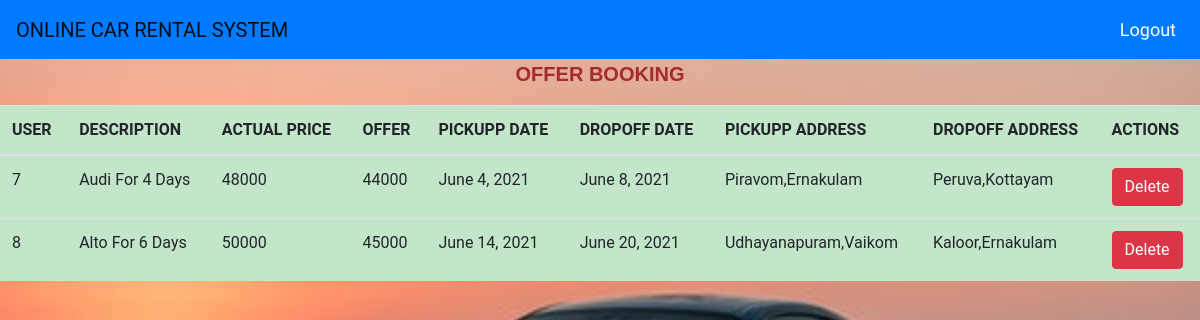
/viewofferbooking/ (signed in), run on the app's committed database.
### sample/models.py (models this page shows)
class OfferBooking(models.Model):
    user=models.ForeignKey(User,on_delete=models.CASCADE)
    booking_date = models.DateField(auto_now=True)
    pickup_date = models.DateField(default="1999-12-14")
    dropoff_date = models.DateField(default="1999-12-14")
    pickup_address = models.CharField(max_length=100)
    dropoff_address = models.CharField(max_length=100)
    offers=models.ForeignKey(Offers,on_delete=models.CASCADE)

class Offers(models.Model):
    title =models.CharField(max_length=200)
    description = models.TextField(max_length=100)
    image = models.FileField(upload_to='offers',max_length=300)
    actual_price = models.BigIntegerField()
    offer= models.BigIntegerField()

### sample/views.py (the view)
# urls.py: path('viewofferbooking/',view_offerbooking,name='viewofferbooking'),
@login_required(login_url="/login/")
def view_offerbooking(request):
    book = OfferBooking.objects.all()
    offer = Offers()
    return render(request,'view_offerbooking.html',{'data':book,'offers':offer})

### sample/templates/view_offerbooking.html (shortened to what this page needs)
{% extends 'adminbase.html' %}
{% block content %}
{% load static %}
<!DOCTYPE html>
<html lang="en">
<head>
    <link rel="stylesheet" href="https://maxcdn.bootstrapcdn.com/bootstrap/4.0.0/css/bootstrap.min.css">
</head>
<body>
    <div class="head">
        <p>OFFER BOOKING</p>
    </div>
    <table class="table table-success table-strip">
        <thead>
            <th>USER</th>
            <th>DESCRIPTION</th>
            <th>ACTUAL PRICE</th>
            <th>OFFER</th>
            <th>PICKUPP DATE</th>
            <th>DROPOFF DATE</th>
            <th>PICKUPP ADDRESS</th>
            <th>DROPOFF ADDRESS</th>
            <th>ACTIONS</th>
        </thead>
        <tbody>
            {% for d in data %}
            <tr>
                <td>{{d.user_id}}</td>
                <td>{{d.offers.description}}</td>
                <td>{{d.offers.actual_price}}</td>
                <td>{{d.offers.offer}}</td>
                <td>{{d.pickup_date}}</td>
                <td>{{d.dropoff_date}}</td>
                <td>{{d.pickup_address}}</td>
                <td>{{d.dropoff_address}}</td>
                <td><a href="{% url 'delete_offerbooking' d.id %}" class="btn btn-danger">Delete</a>
                </td>
            </tr>
            {% endfor %}
        </tbody>
    </table>
</body>
</html>
{% endblock content %}

### data on the page
OfferBooking: user_id "7", offers.description "Audi For 4 Days", offers.actual_price "48000", offers.offer "44000", pickup_date "June 4, 2021", dropoff_date "June 8, 2021", pickup_address "Piravom,Ernakulam", dropoff_address "Peruva,Kottayam"
OfferBooking: user_id "8", offers.description "Alto For 6 Days", offers.actual_price "50000", offers.offer "45000", pickup_date "June 14, 2021", dropoff_date "June 20, 2021", pickup_address "Udhayanapuram,Vaikom", dropoff_address "Kaloor,Ernakulam"
